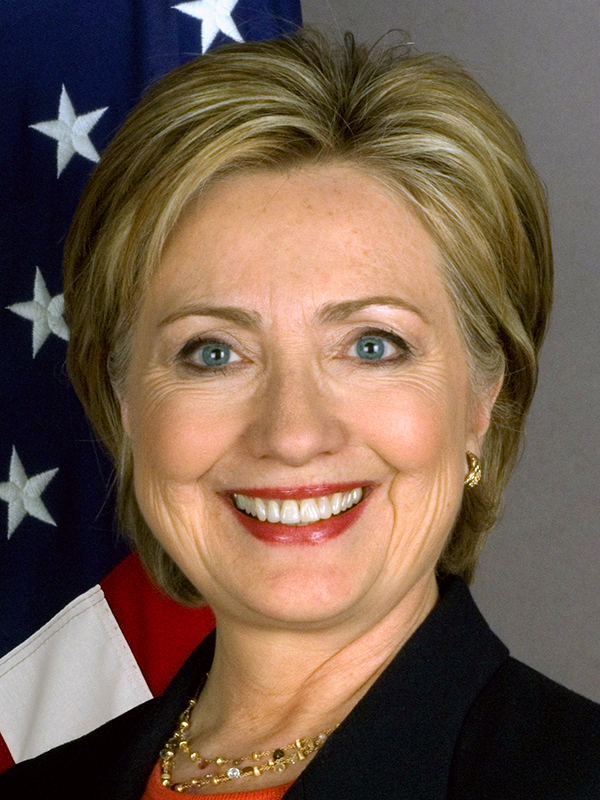
//> input picture day-4-face-detection/hillary_clinton.jpg, 600 x 800 px
$ ./detectFaceSmileDemo   (built with g++ and OpenCV 4)
//> lines starting //> are read from the running program, lines starting //| are printed output that depends on the picture; after the words box and inside, x2 and y2 are one past the last pixel; in counts of white or black regions, pixels touching at a corner belong together
/*
Copyright 2017 BIG VISION LLC ALL RIGHTS RESERVED

This code is made available to the students of
the online course titled "OpenCV for Beginners"
by Satya Mallick for personal non-commercial use.

Sharing this code is strictly prohibited without written
permission from Big Vision LLC.

For licensing and other inquiries, please email
spmallick@bigvisionllc.com
*/


#include "opencv2/objdetect.hpp"
#include "opencv2/videoio.hpp"
#include "opencv2/highgui.hpp"
#include "opencv2/imgproc.hpp"

#include <iostream>
#include <stdio.h>

using namespace std;
using namespace cv;

/** Global variables */
String faceCascadePath, smileCascadePath;
CascadeClassifier faceCascade, smileCascade;

int main( int argc, const char** argv )
{
  int smileNeighborsMax = 100;
  int neighborStep = 2;

  faceCascadePath = "models/haarcascade_frontalface_default.xml";
  smileCascadePath = "models/haarcascade_smile.xml";

  //-- 1. Load the cascades
  if( !faceCascade.load( faceCascadePath ) ){ printf("--(!)Error loading face cascade\n"); return -1; };
  if( !smileCascade.load( smileCascadePath ) ){ printf("--(!)Error loading smile cascade\n"); return -1; };

  std::vector<Rect> faces;

  Mat frame = imread("hillary_clinton.jpg");
//> frame is the input picture: 800 rows x 600 cols, CV_8UC3; mean B, G, R 77, 93.4, 115.7
  Mat frameGray, frameClone;
  cvtColor(frame, frameGray, COLOR_BGR2GRAY);
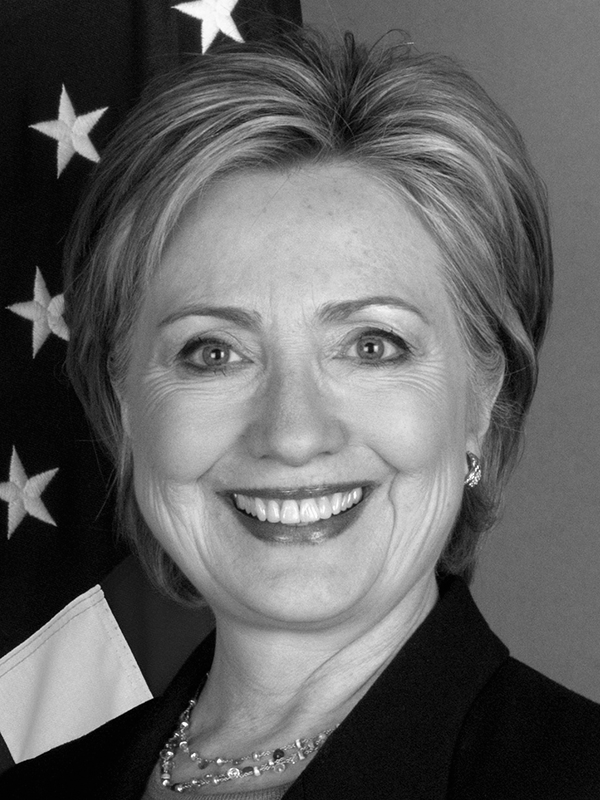
//> frameGray: 800 rows x 600 cols, CV_8UC1; min 0, max 255, mean 98.2

  faceCascade.detectMultiScale( frameGray, faces, 1.4, 5);
//> faces = 1 Rect (x, y, width, height): [56, 158, 496, 496]

  for ( size_t i = 0; i < faces.size(); i++ )
  {
    int x = faces[i].x;
    int y = faces[i].y;
    int w = faces[i].width;
    int h = faces[i].height;

    rectangle(frame, Point(x, y), Point(x + w, y + h), Scalar(255,0,0), 2, 4);

    Mat faceROI = frameGray( faces[i] );
    for (int neigh = 0; neigh < smileNeighborsMax; neigh = neigh + neighborStep)
    {
      std::vector<Rect> smile;

      Mat frameClone = frame.clone();
      Mat faceROIClone = frameClone( faces[i] );
      //-- In each face, detect smile
      smileCascade.detectMultiScale( faceROI, smile, 1.5, neigh);

      for ( size_t j = 0; j < smile.size(); j++ )
      {
        int smileX = smile[j].x;
        int smileY = smile[j].y;
        int smileW = smile[j].width;
        int smileH = smile[j].height;

        rectangle(faceROIClone, Point(smileX, smileY), Point(smileX + smileW, smileY + smileH), Scalar(0,255,0), 2, 4);
      }

      putText(frameClone, format("# Neighbors = %d",neigh), Point(10, 50), FONT_HERSHEY_SIMPLEX, 1, Scalar(0, 0, 255), 4);
      imshow( "Face and Smile Demo", frameClone );
      int k = waitKey(500);
      if(k ==  27)
      {
        destroyAllWindows();
        break;
      }
    }
  }
//> this loop made 1 pass
//> pass 1, `Mat faceROI = frameGray( faces[i] );`:
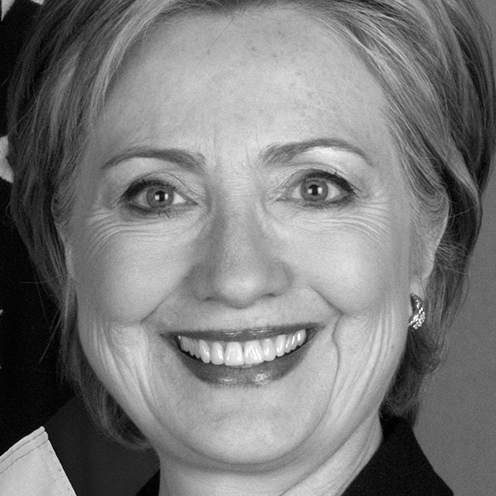
//> faceROI: 496 rows x 496 cols, CV_8UC1; min 0, max 255, mean 122.4
//> after the loop:
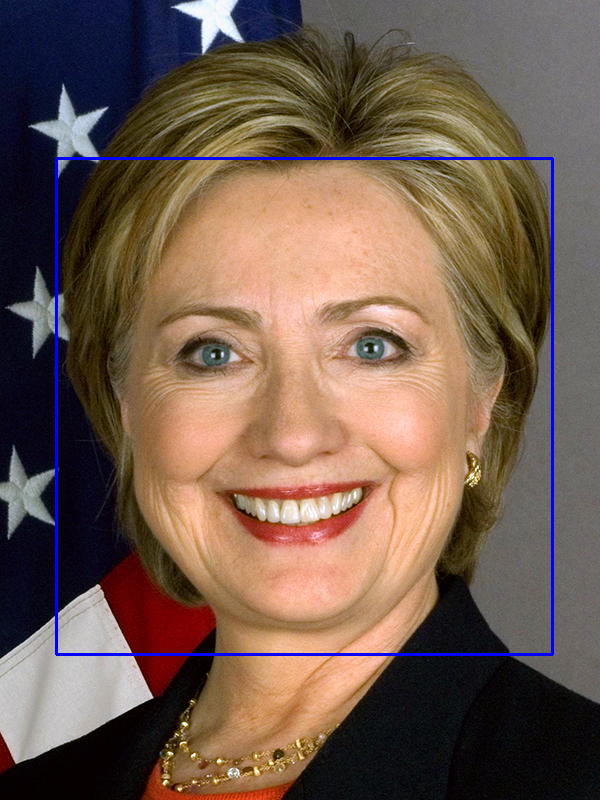
//> frame: 800 rows x 600 cols, CV_8UC3; 1.24% of pixels changed, all inside (x1, y1, x2, y2) = (55, 157, 554, 656)
}
